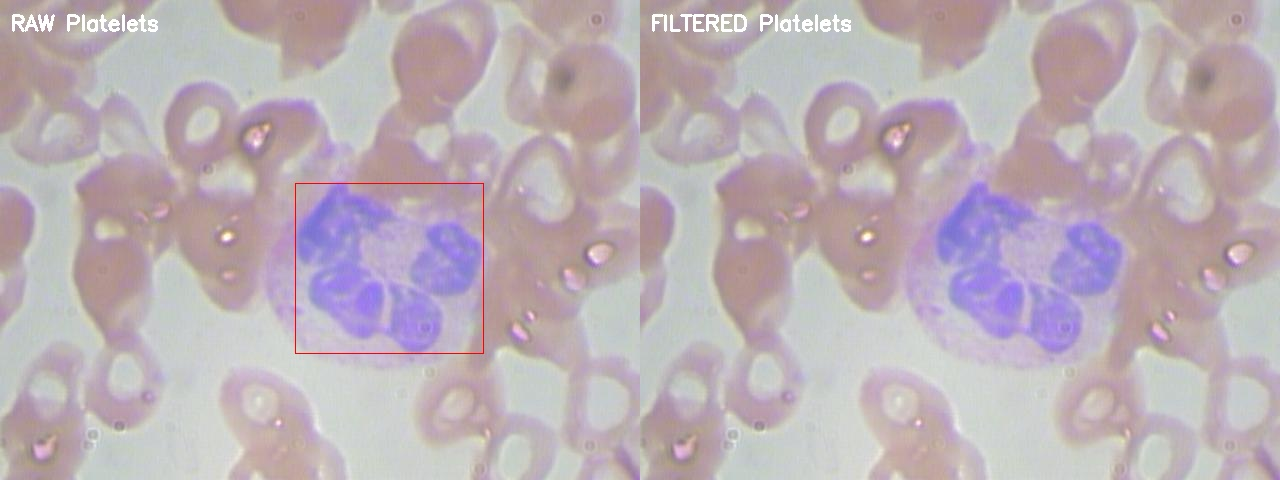
#> input picture cells/evaluation_viz/Platelets_BloodImage_00000.jpg, 1280 x 480 px
$ python -i preprocess.py   (imports and definitions only)
#> lines starting #> are read from the running program, lines starting #| are printed output that depends on the picture
"""
===============================================================

1. WHAT WE ARE DOING
We are processing real blood smear microscope images that contain:
- RBCs (light red, circular, often overlapping)
- WBCs (large purple cells)
- Platelets (very small purple dots)


3. PREPROCESSING (WHAT IT DOES)
This step cleans and enhances the image so segmentation works correctly.
We will:
- Reduce noise
- Enhance contrast (cells become clearer)
- Normalize color so thresholding works
- Remove background artifacts

Prepare the image for segmentation
Goal: Make RBC/WBC/platelet boundaries clearer.
1. Smoother background: Noise (dots, grain) reduces.
2. RBC edges become easier to see: Not sharp black edges, but clear boundaries.
3. WBC (purple cell) stands out strongly: After preprocessing, WBC should look: bright purple, clear borders, easy to isolate
4. Platelets (tiny purple dots) remain visible: Even though noise is reduced, platelets should NOT disappear.
5. Colors become more uniform: Images taken under different microscope lighting should become more similar.


4. SEGMENTATION (WHAT IT DOES)
This step actually finds the cells.
We will:
- Threshold colors to isolate RBCs, WBCs, platelets
- Use morphology to clean the masks
- Use distance transform + watershed to separate overlapping RBCs

Goal: Produce clean masks for each cell and prepare for counting.

the dataset we will use is: https://www.kaggle.com/datasets/surajiiitm/bccd-dataset
nice paper: https://bmcbioinformatics.biomedcentral.com/articles/10.1186/s12859-022-05074-2

cv2 is the standard for medical image preprocessing because: Speed, Better support for HSV, filtering, morphology, More control + simpler API
scikit-image is still used, but for specific tasks: watershed implementation, region properties extraction, label images ,morphology with more options

===============================================================

"""
import cv2
import numpy as np
from skimage import exposure
from matplotlib import pyplot as plt
import os
from cells.utils.helpers import show_images

def convert_bgr2rgb(img): # the default reading format in cv2 is BGR so we need to convert it to RGB
    return cv2.cvtColor(img, cv2.COLOR_BGR2RGB)
#> returned value is the input picture: shape (480, 1280, 3); mean B, G, R 182.4, 175.6, 187.7

def convert_rgb2hsv(img): # HSV is better when dealing with blood cells, and using the V channel for preprocessing
    return cv2.cvtColor(img, cv2.COLOR_RGB2HSV)
#> returned value: shape (480, 1280, 3); mean H, S, V 109.2, 27.5, 193.1
"""
V (Value) = brightness/intensity → most stable for detecting cell shapes regardless of staining color.

H (Hue) = actual color → RBCs/WBCs vary with stain, lighting, and overlap → unstable.

S (Saturation) = color vividness → also variable, noisy, small platelets may disappear.
"""

def apply_gaussian_blur(img, kernel_size=(5,5), sigma=0):
    return cv2.GaussianBlur(img, kernel_size, sigma)

def apply_median_blur(img, kernel_size=3):
    return cv2.medianBlur(img, kernel_size)

"""
Gaussian first
Removes small high-frequency noise (sensor grain), Smooths intensity gently, Produces a nice base for median

Median second
Removes isolated dots (salt-and-pepper noise), Preserves edges better than Gaussian,
If you did median first, the Gaussian could blur the edges again, reducing platelet visibility
"""

def convert_rgb2Lab(img):
    return cv2.cvtColor(img, cv2.COLOR_RGB2LAB)

def apply_CLAHE(img, cliplimit=2.0, tileGridSize=(8,8)):
    clahe = cv2.createCLAHE(clipLimit=cliplimit, tileGridSize=tileGridSize)
    return clahe.apply(img)

"""
Global HE enhances contrast of the whole image
Uneven illumination in blood smears → edges of small/overlapping cells may still be lost
CLAHE = local contrast → edges preserved, platelets remain visible
Low clip limit = good enhancement, but if too week cell edges are lost
High clip limit = agressive enhancement


LAB L channel = better for adaptive contrast / uneven illumination.
L lightness, A green-red, B blue-yellow
"""


def preprocess_img(img, gaussian_kernel_size=(5,5), gaussian_sigama=0, meidan_kernel_size=3, clahe_cliplimit=2.0, clahe_tileGridSize=(8,8)):
    rgb_img = convert_bgr2rgb(img)
    hsv_img = convert_rgb2hsv(rgb_img)

    V_channel = hsv_img[:, :, 2]
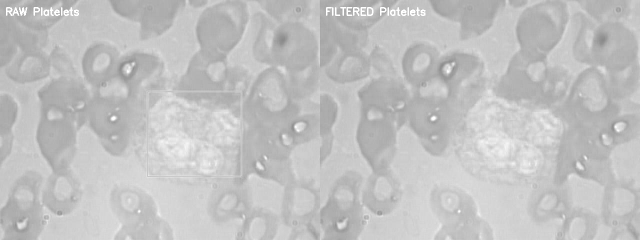
#> V_channel: shape (480, 1280) (shown at 1/2 size); min 135, max 255, mean 193.1
    gaussian_blur_V_channel = apply_gaussian_blur(V_channel, kernel_size=gaussian_kernel_size, sigma=gaussian_sigama)
    median_blur_V_channel = apply_median_blur(gaussian_blur_V_channel, kernel_size=meidan_kernel_size)

    processed_hsv_img = hsv_img.copy()
    processed_hsv_img[:, :, 2] = median_blur_V_channel
#> processed_hsv_img: shape (480, 1280, 3); mean H, S, V 109.2, 27.5, 193.1
    rgb_after_hsv_processing = cv2.cvtColor(processed_hsv_img, cv2.COLOR_HSV2RGB)

    lab_img = convert_rgb2Lab(rgb_after_hsv_processing)
    L_channel = lab_img[:, :, 0]
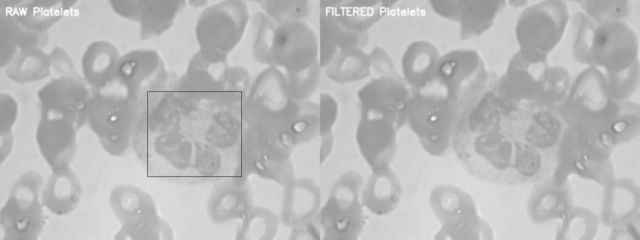
#> L_channel: shape (480, 1280) (shown at 1/2 size); min 73, max 253, mean 184.9
    clahe_L_channel = apply_CLAHE(L_channel, cliplimit=clahe_cliplimit, tileGridSize=clahe_tileGridSize)
#> in apply_CLAHE, `return clahe.apply(img)`:
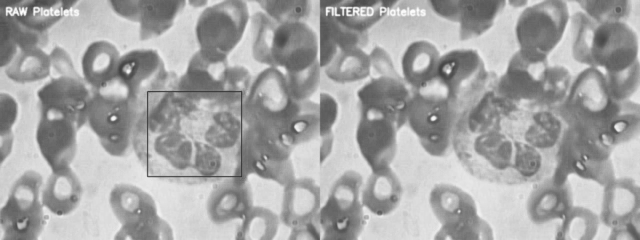
#> returned value: shape (480, 1280) (shown at 1/2 size); min 44, max 254, mean 164.8

    processed_lab_img = lab_img.copy()
    processed_lab_img[:, :, 0] = clahe_L_channel
#> processed_lab_img: shape (480, 1280, 3); mean of channels 0, 1, 2 164.8, 133, 122.7
    processed_rgb_img = cv2.cvtColor(processed_lab_img, cv2.COLOR_LAB2RGB)
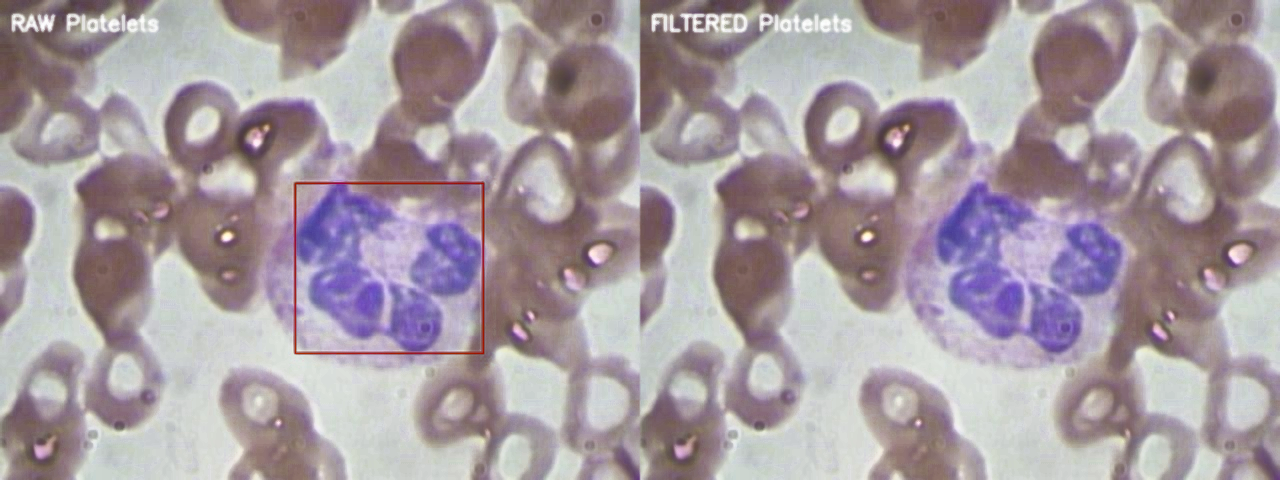
#> processed_rgb_img: shape (480, 1280, 3); mean B, G, R 161.5, 155.1, 166.7

    return processed_rgb_img


# [52 lines of commented-out code are left out]

>>> import cv2
>>> picture = cv2.cvtColor(cv2.imread('evaluation_viz/Platelets_BloodImage_00000.jpg'), cv2.COLOR_BGR2RGB)
>>> result = preprocess_img(picture)

$ run again, on cells/evaluation_viz/Platelets_BloodImage_00001.jpg
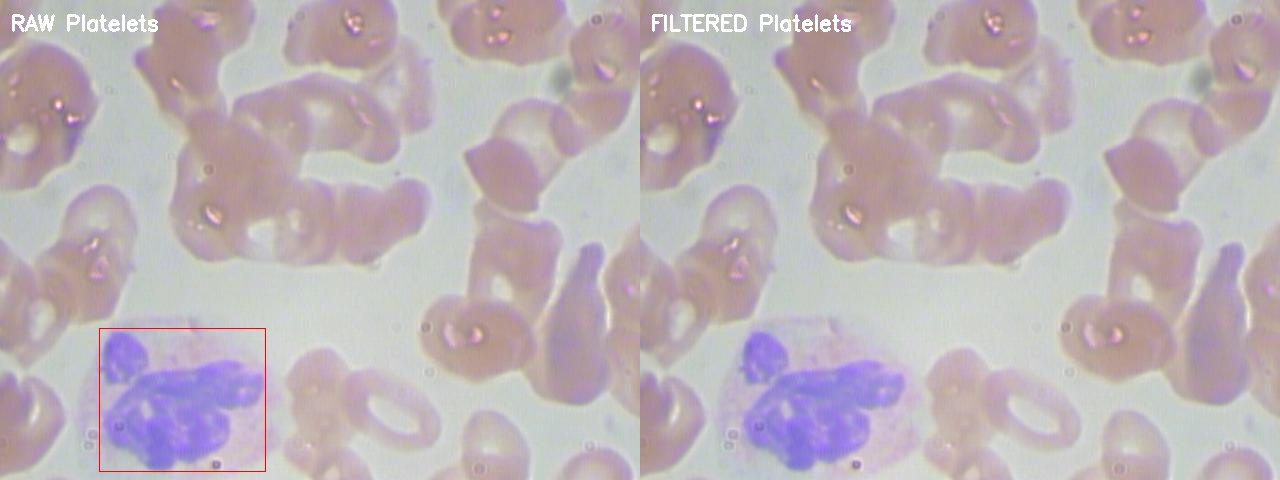
#> input picture cells/evaluation_viz/Platelets_BloodImage_00001.jpg, 1280 x 480 px
#> in convert_bgr2rgb, returned value is the input picture: shape (480, 1280, 3); mean B, G, R 183, 177.3, 188.2
#> processed_hsv_img: shape (480, 1280, 3); mean H, S, V 104.5, 25.9, 193.4
#> in preprocess_img, `L_channel = lab_img[:, :, 0]`:
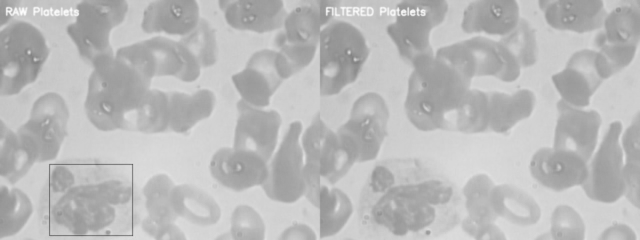
#> L_channel: shape (480, 1280) (shown at 1/2 size); min 80, max 253, mean 186.2
#> processed_lab_img: shape (480, 1280, 3); mean of channels 0, 1, 2 167.4, 132.4, 123.1
#> in preprocess_img, `processed_rgb_img = cv2.cvtColor(processed_lab_img, cv2.COLOR_LAB2RGB)`:
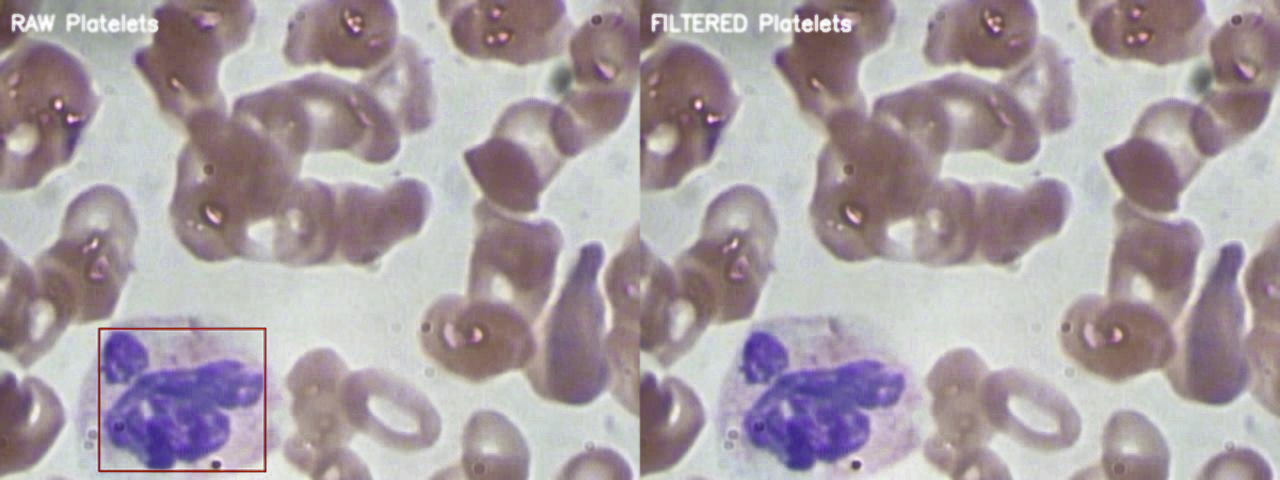
#> processed_rgb_img: shape (480, 1280, 3); mean B, G, R 163.4, 158.2, 168.7

$ run again, on cells/evaluation_viz/Platelets_BloodImage_00002.jpg
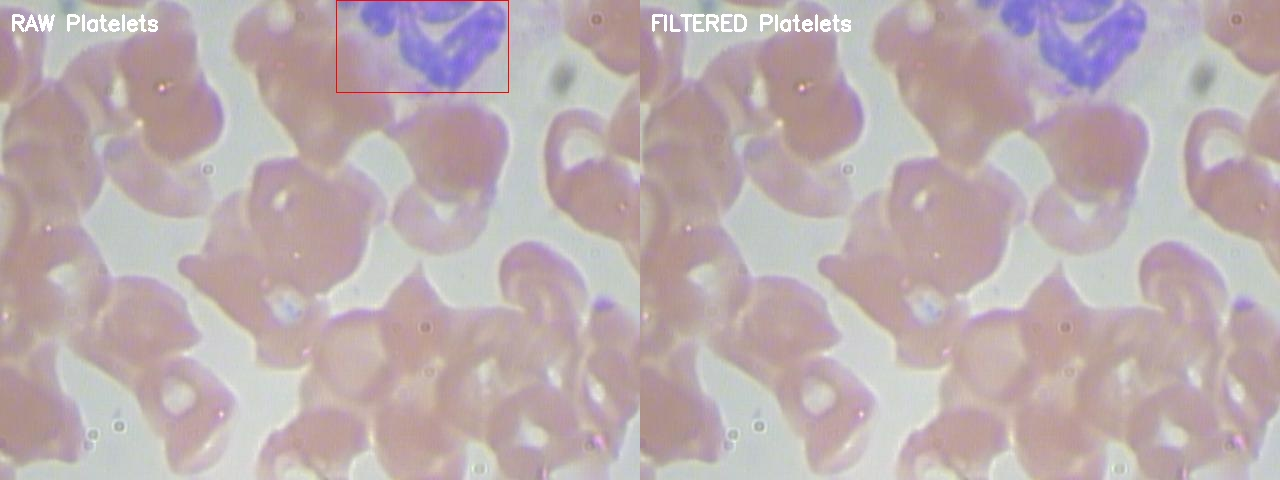
#> input picture cells/evaluation_viz/Platelets_BloodImage_00002.jpg, 1280 x 480 px
#> in convert_bgr2rgb, returned value is the input picture: shape (480, 1280, 3); mean B, G, R 175.6, 173.1, 187.7
#> processed_hsv_img: shape (480, 1280, 3); mean H, S, V 109.9, 29.2, 190.8
#> in preprocess_img, `L_channel = lab_img[:, :, 0]`:
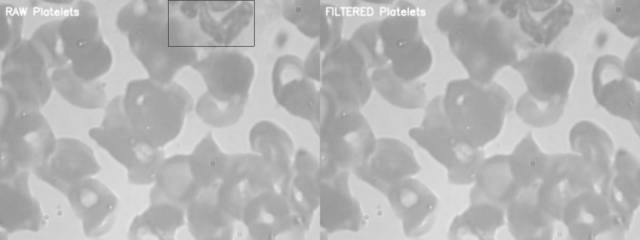
#> L_channel: shape (480, 1280) (shown at 1/2 size); min 67, max 254, mean 181.8
#> processed_lab_img: shape (480, 1280, 3); mean of channels 0, 1, 2 158.4, 132, 120.8
#> in preprocess_img, `processed_rgb_img = cv2.cvtColor(processed_lab_img, cv2.COLOR_LAB2RGB)`:
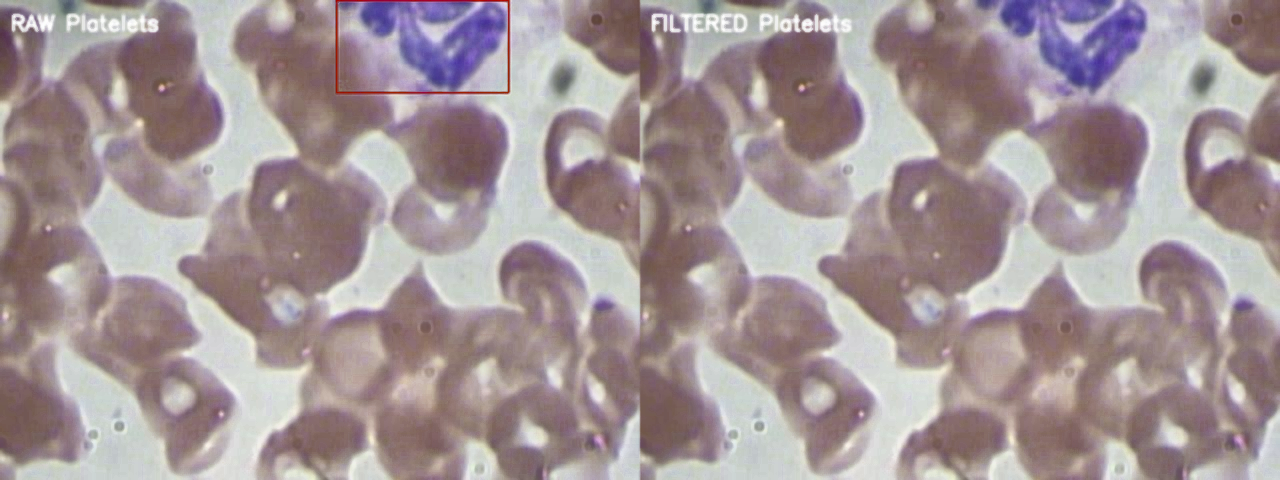
#> processed_rgb_img: shape (480, 1280, 3); mean B, G, R 151.5, 149.3, 163.4
